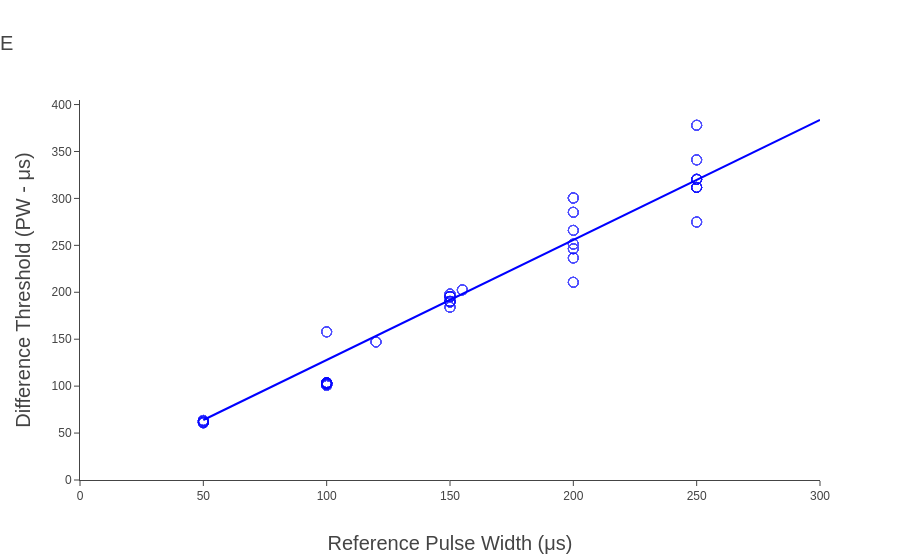

Notebook source saved alongside this figure:
### Markdown cell above
## Figure 5a

### Code cell
filters = {'discrimination':True, 'varparamsID': 3, 'cs': False, 'subjectID':1, 'comp_amp':400,
          }
df_U_pw = filter_data(df, filters)

# for curve in df1['idcurves'].unique():
#     points = df_U_pw[df_U_pw['idcurves'] == curve]
#     points['comp_pw'] = points['comp_pw']-points['ref_pw']
#     to_fit = points[['comp_pw','Hits','n']].to_numpy()
#     options = dict()
#     options['expType'] = 'YesNo'
#     options['sigmoidName'] = 'logistic'
#     res = ps.psignifit(to_fit, options)
#     df_U_pw.loc[df_U_pw['idcurves']==curve,'threshold'] = res['Fit'][0]
#     df_U_pw.loc[df_U_pw['idcurves']==curve,'slope'] = res['Fit'][1]
#     df_U_pw.loc[df_U_pw['idcurves']==curve,'fittedFArate'] = res['Fit'][2]
#     df_U_pw.loc[df_U_pw['idcurves']==curve,'fittedLapseRate'] = res['Fit'][3]
#     print(res['Fit'])

fig = jnd_fig(df_U_pw,'ref_pw')
fig.update_layout(yaxis={'title': "Difference Threshold (PW - μs)",'rangemode':'tozero'},
                 xaxis={'title': "Reference Pulse Width (μs)"},
                legend={'x': 0, 'y': -.3, 'orientation':'h'},
                 title='E',
                 title_font_size=20,
                 showlegend=False)
fig.update_traces(marker={'color':'blue', 'symbol':'circle-open'})
fig.write_image("Nov_Images/fig5a.svg")
iplot(fig)
fig5a = go.FigureWidget(fig)

### Figure 1 — Plotly figure (JSON) as saved in the notebook; plotly's stock layout.template omitted (floating-point values rounded to 4 significant figures; data arrays with more than 128 entries replaced by an {"elided": "..."} marker saying what was removed)
{"data": [{"marker": {"color": "blue", "symbol": "circle-open"}, "mode": "lines", "showlegend": false, "type": "scatter", "x": [50, 300], "y": [63.95, 383.7]}, {"marker": {"color": "blue", "size": 10, "symbol": "circle-open"}, "mode": "markers", "name": "2", "opacity": 0.7, "text": {"elided": "136 int values"}, "type": "scatter", "x": {"elided": "136 int values"}, "y": {"elided": "136 float values"}}, {"marker": {"color": "blue", "size": 10, "symbol": "circle-open"}, "mode": "markers", "name": "3", "opacity": 0.7, "text": [290, 290, 290, 290, 290, 290, 290, 290, 317, 317, 317, 317, 317, 317, 317, 317, 318, 318, 318, 318, 318, 318, 318, 318, 319, 319, 319, 319, 319, 319, 319, 319, 320, 320, 320, 320, 320, 320, 320, 320, 321, 321, 321, 321, 321, 321, 321, 321, 322, 322, 322, 322, 322, 322, 322, 322, 323, 323, 323, 323, 323, 323, 323, 323, 324, 324, 324, 324, 324, 324, 324, 324], "type": "scatter", "x": [100, 100, 100, 100, 100, 100, 100, 100, 100, 100, 100, 100, 100, 100, 100, 100, 150, 150, 150, 150, 150, 150, 150, 150, 200, 200, 200, 200, 200, 200, 200, 200, 250, 250, 250, 250, 250, 250, 250, 250, 100, 100, 100, 100, 100, 100, 100, 100, 150, 150, 150, 150, 150, 150, 150, 150, 200, 200, 200, 200, 200, 200, 200, 200, 250, 250, 250, 250, 250, 250, 250, 250], "y": [157.8, 157.8, 157.8, 157.8, 157.8, 157.8, 157.8, 157.8, 103.2, 103.2, 103.2, 103.2, 103.2, 103.2, 103.2, 103.2, 190.1, 190.1, 190.1, 190.1, 190.1, 190.1, 190.1, 190.1, 251.3, 251.3, 251.3, 251.3, 251.3, 251.3, 251.3, 251.3, 320.5, 320.5, 320.5, 320.5, 320.5, 320.5, 320.5, 320.5, 102.8, 102.8, 102.8, 102.8, 102.8, 102.8, 102.8, 102.8, 189.5, 189.5, 189.5, 189.5, 189.5, 189.5, 189.5, 189.5, 246.3, 246.3, 246.3, 246.3, 246.3, 246.3, 246.3, 246.3, 311.8, 311.8, 311.8, 311.8, 311.8, 311.8, 311.8, 311.8]}, {"marker": {"color": "blue", "size": 10, "symbol": "circle-open"}, "mode": "markers", "name": "4", "opacity": 0.7, "text": [258, 258, 258, 258, 258, 258, 258, 258, 295, 295, 295, 295, 295, 295, 295, 295, 297, 297, 297, 297, 297, 297, 297, 297, 298, 298, 298, 298, 298, 298, 298, 298, 299, 299, 299, 299, 299, 299, 299, 299, 300, 300, 300, 300, 300, 300, 300, 300, 302, 302, 302, 302, 302, 302, 302, 302, 303, 303, 303, 303, 303, 303, 303, 303, 304, 304, 304, 304, 304, 304, 304, 304, 305, 305, 305, 305, 305, 305, 305, 305, 307, 307, 307, 307, 307, 307, 307, 307, 308, 308, 308, 308, 308, 308, 308, 308, 309, 309, 309, 309, 309, 309, 309, 309, 310, 310, 310, 310, 310, 310, 310, 310, 312, 312, 312, 312, 312, 312, 312, 312], "type": "scatter", "x": [100, 100, 100, 100, 100, 100, 100, 100, 100, 100, 100, 100, 100, 100, 100, 100, 100, 100, 100, 100, 100, 100, 100, 100, 150, 150, 150, 150, 150, 150, 150, 150, 200, 200, 200, 200, 200, 200, 200, 200, 250, 250, 250, 250, 250, 250, 250, 250, 100, 100, 100, 100, 100, 100, 100, 100, 150, 150, 150, 150, 150, 150, 150, 150, 200, 200, 200, 200, 200, 200, 200, 200, 250, 250, 250, 250, 250, 250, 250, 250, 100, 100, 100, 100, 100, 100, 100, 100, 150, 150, 150, 150, 150, 150, 150, 150, 200, 200, 200, 200, 200, 200, 200, 200, 250, 250, 250, 250, 250, 250, 250, 250, 100, 100, 100, 100, 100, 100, 100, 100], "y": [101.8, 101.8, 101.8, 101.8, 101.8, 101.8, 101.8, 101.8, 103.0, 103.0, 103.0, 103.0, 103.0, 103.0, 103.0, 103.0, 103.5, 103.5, 103.5, 103.5, 103.5, 103.5, 103.5, 103.5, 184.0, 184.0, 184.0, 184.0, 184.0, 184.0, 184.0, 184.0, 210.7, 210.7, 210.7, 210.7, 210.7, 210.7, 210.7, 210.7, 274.9, 274.9, 274.9, 274.9, 274.9, 274.9, 274.9, 274.9, 102.2, 102.2, 102.2, 102.2, 102.2, 102.2, 102.2, 102.2, 190.4, 190.4, 190.4, 190.4, 190.4, 190.4, 190.4, 190.4, 266.0, 266.0, 266.0, 266.0, 266.0, 266.0, 266.0, 266.0, 320.2, 320.2, 320.2, 320.2, 320.2, 320.2, 320.2, 320.2, 102.7, 102.7, 102.7, 102.7, 102.7, 102.7, 102.7, 102.7, 195.5, 195.5, 195.5, 195.5, 195.5, 195.5, 195.5, 195.5, 285.3, 285.3, 285.3, 285.3, 285.3, 285.3, 285.3, 285.3, 341.1, 341.1, 341.1, 341.1, 341.1, 341.1, 341.1, 341.1, 102.8, 102.8, 102.8, 102.8, 102.8, 102.8, 102.8, 102.8]}, {"marker": {"color": "blue", "size": 10, "symbol": "circle-open"}, "mode": "markers", "name": "2+1", "opacity": 0.7, "text": [622, 622, 622, 622, 622, 622, 622, 622, 622, 622, 622, 622, 622, 626, 626, 626, 626, 626, 626, 626, 626], "type": "scatter", "x": [50, 50, 50, 50, 50, 50, 50, 50, 50, 50, 50, 50, 50, 50, 50, 50, 50, 50, 50, 50, 50], "y": [63.45, 63.45, 63.45, 63.45, 63.45, 63.45, 63.45, 63.45, 63.45, 63.45, 63.45, 63.45, 63.45, 60.92, 60.92, 60.92, 60.92, 60.92, 60.92, 60.92, 60.92]}, {"marker": {"color": "blue", "size": 10, "symbol": "circle-open"}, "mode": "markers", "name": "4+1", "opacity": 0.7, "text": [623, 623, 623, 623, 623, 623, 623, 623, 623, 623, 623, 623, 623], "type": "scatter", "x": [50, 50, 50, 50, 50, 50, 50, 50, 50, 50, 50, 50, 50], "y": [62.49, 62.49, 62.49, 62.49, 62.49, 62.49, 62.49, 62.49, 62.49, 62.49, 62.49, 62.49, 62.49]}], "layout": {"autosize": true, "hovermode": "closest", "legend": {"orientation": "h", "x": 0, "y": -0.3}, "showlegend": false, "title": {"font": {"size": 20}, "text": "E"}, "xaxis": {"autorange": true, "range": [0, 300], "showgrid": false, "showline": true, "title": {"text": "Reference Pulse Width (μs)"}, "type": "linear"}, "yaxis": {"autorange": true, "range": [0, 407.8], "rangemode": "tozero", "showgrid": false, "showline": true, "title": {"text": "Difference Threshold (PW - μs)"}, "type": "linear"}}}
